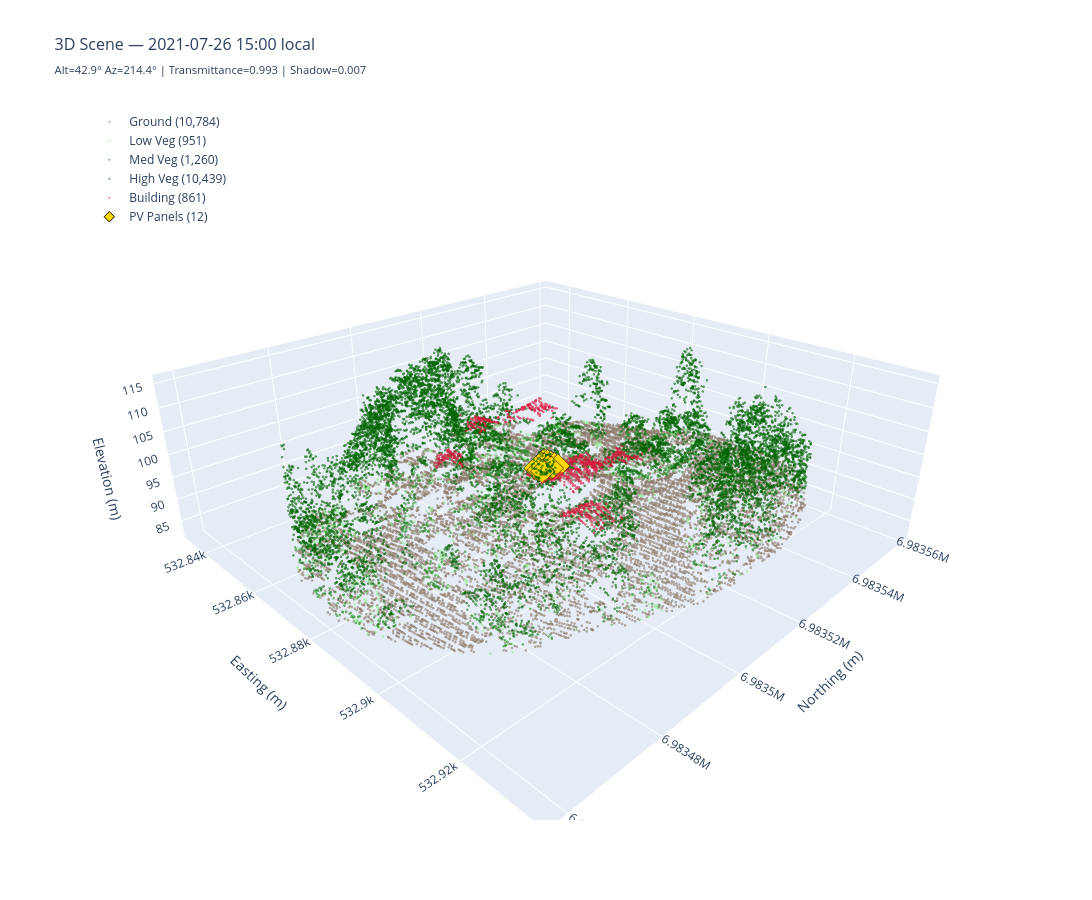

Notebook code for this chart:
### Code cell
args = argparse.Namespace(
    time="2021-07-26 15:00",
    lidar=DEFAULT_LIDAR,
    shadow=DEFAULT_SHADOW_CSV,
    radius=DEFAULT_RADIUS,
    ray_length=RAY_LENGTH,
    subsample=POINT_SUBSAMPLE,
)

fig = visualize_scene(
    args.time,
    lidar_path=args.lidar,
    shadow_csv=args.shadow,
    radius=args.radius,
    ray_length=args.ray_length,
    subsample=args.subsample,
    # --- voxel display ---
    show_points=True,        # set False to hide the raw LiDAR cloud
    show_voxels=False,        # toggle voxel cube rendering
    voxel_size=DEFAULT_VOXEL_SIZE,
    voxel_opacity=DEFAULT_VOXEL_OPACITY,
    voxel_edges=True,                                # wireframe edges on top
    voxel_edge_width=DEFAULT_VOXEL_EDGE_WIDTH,
    voxel_edge_opacity=DEFAULT_VOXEL_EDGE_OPACITY,
    voxel_classes=None,      # e.g. [5, 6] for high-veg + buildings only
    show_sun=False,           # toggle sun marker display
    show_rays=False,          # toggle solar ray line display
    ray_cone_angle_deg=2.0,  # set >0 to visualize rays as cones instead of lines
    ray_cone_segments=DEFAULT_RAY_CONE_SEGMENTS,
    ray_color=DEFAULT_RAY_COLOR,
    ray_opacity=DEFAULT_RAY_OPACITY,
)

### Figure 1 — Plotly figure (JSON) as saved in the notebook; plotly's stock layout.template omitted (floating-point values rounded to 4 significant figures; data arrays with more than 128 entries replaced by an {"elided": "..."} marker saying what was removed)
{"data": [{"hovertemplate": "Ground<br>x=%{x:.1f}<br>y=%{y:.1f}<br>z=%{z:.1f}", "marker": {"color": "rgb(139,119,101)", "opacity": 0.6, "size": 1.5}, "mode": "markers", "name": "Ground (10,784)", "type": "scatter3d", "x": {"elided": "10784 float values"}, "y": {"elided": "10784 float values"}, "z": {"elided": "10784 float values"}}, {"hovertemplate": "Low Veg<br>x=%{x:.1f}<br>y=%{y:.1f}<br>z=%{z:.1f}", "marker": {"color": "rgb(144,238,144)", "opacity": 0.6, "size": 1.5}, "mode": "markers", "name": "Low Veg (951)", "type": "scatter3d", "x": {"elided": "951 float values"}, "y": {"elided": "951 float values"}, "z": {"elided": "951 float values"}}, {"hovertemplate": "Med Veg<br>x=%{x:.1f}<br>y=%{y:.1f}<br>z=%{z:.1f}", "marker": {"color": "rgb(34,139,34)", "opacity": 0.6, "size": 1.5}, "mode": "markers", "name": "Med Veg (1,260)", "type": "scatter3d", "x": {"elided": "1260 float values"}, "y": {"elided": "1260 float values"}, "z": {"elided": "1260 float values"}}, {"hovertemplate": "High Veg<br>x=%{x:.1f}<br>y=%{y:.1f}<br>z=%{z:.1f}", "marker": {"color": "rgb(0,100,0)", "opacity": 0.6, "size": 1.5}, "mode": "markers", "name": "High Veg (10,439)", "type": "scatter3d", "x": {"elided": "10439 float values"}, "y": {"elided": "10439 float values"}, "z": {"elided": "10439 float values"}}, {"hovertemplate": "Building<br>x=%{x:.1f}<br>y=%{y:.1f}<br>z=%{z:.1f}", "marker": {"color": "rgb(220,20,60)", "opacity": 0.6, "size": 1.5}, "mode": "markers", "name": "Building (861)", "type": "scatter3d", "x": {"elided": "861 float values"}, "y": {"elided": "861 float values"}, "z": {"elided": "861 float values"}}, {"hovertemplate": "Panel<br>x=%{x:.2f}<br>y=%{y:.2f}<br>z=%{z:.2f}", "marker": {"color": "rgb(255,215,0)", "line": {"color": "black", "width": 1}, "size": 8, "symbol": "diamond"}, "mode": "markers", "name": "PV Panels (12)", "type": "scatter3d", "x": [532900.0, 532900.0, 532900.0, 532900.0, 532900.0, 532900.0, 532900.0, 532900.0, 532900.0, 532900.0, 532900.0, 532900.0], "y": [6984000.0, 6984000.0, 6984000.0, 6984000.0, 6984000.0, 6984000.0, 6984000.0, 6984000.0, 6984000.0, 6984000.0, 6984000.0, 6984000.0], "z": [97.92, 97.92, 97.92, 97.92, 97.92, 97.58, 97.58, 97.58, 97.58, 97.25, 97.25, 97.25]}], "layout": {"height": 900, "legend": {"bgcolor": "rgba(255,255,255,0.8)", "x": 0.01, "xanchor": "left", "y": 0.99, "yanchor": "top"}, "scene": {"aspectmode": "data", "camera": {"eye": {"x": 1.5, "y": -1.5, "z": 1}, "up": {"x": 0, "y": 0, "z": 1}}, "xaxis": {"title": {"text": "Easting (m)"}}, "yaxis": {"title": {"text": "Northing (m)"}}, "zaxis": {"title": {"text": "Elevation (m)"}}}, "title": {"font": {"size": 16}, "text": "3D Scene — 2021-07-26 15:00 local<br><sub>Alt=42.9° Az=214.4° | Transmittance=0.993 | Shadow=0.007</sub>"}, "width": 1400}}
